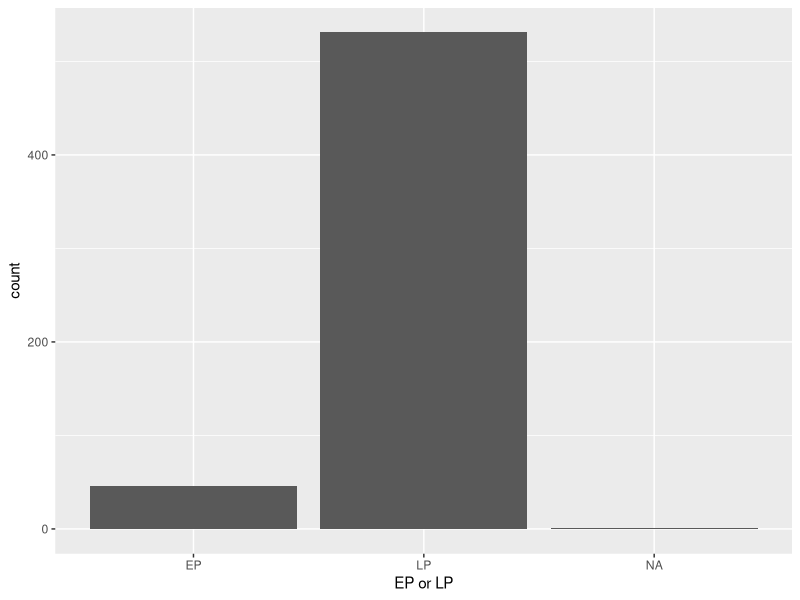
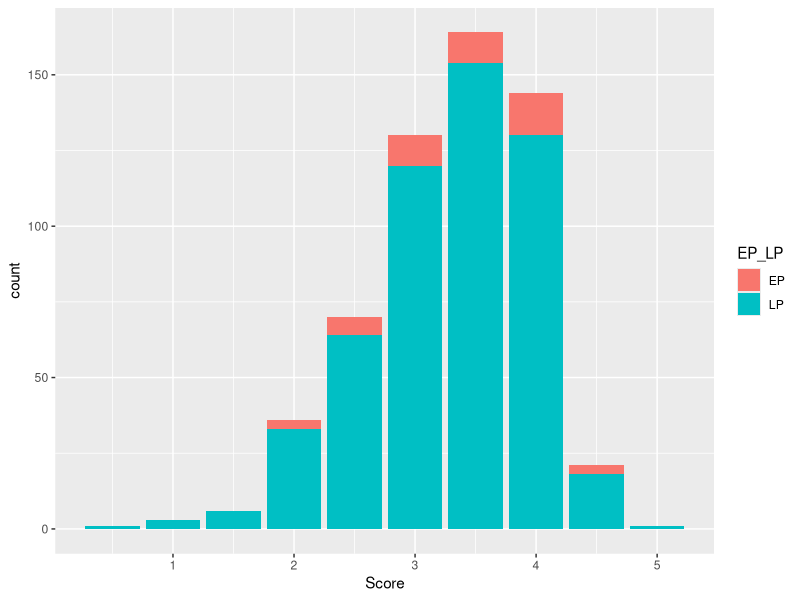

Write R code to recreate these figures, in order.
## ---- chunk 1
library(tidyverse)
table <- read_csv("2024_table.csv", show_col_types = FALSE)
table %>%
  mutate(EP_LP = as.factor(`EP/LP`),
         Re_rate = `Re-rate`,
         Vibes = lapply(lapply(Vibes, strsplit, ", |,"), unlist),
         Released = as.Date(paste0(Released, "2024"), "%B-%d%Y"),
         Listened = as.Date(paste0(Listened, "2024"), "%B-%d%Y"),
         Stars = NULL,
         `Re-rate` = NULL,
         `EP/LP` = NULL) -> table
## ---- chunk 2
ggplot(table, aes(x = EP_LP)) +
  geom_bar() + 
  xlab("EP or LP")

# TODO: add numbers over plots
## ---- chunk 3
ggplot(table, aes(x = Score)) +
  geom_bar(aes(fill = EP_LP))
